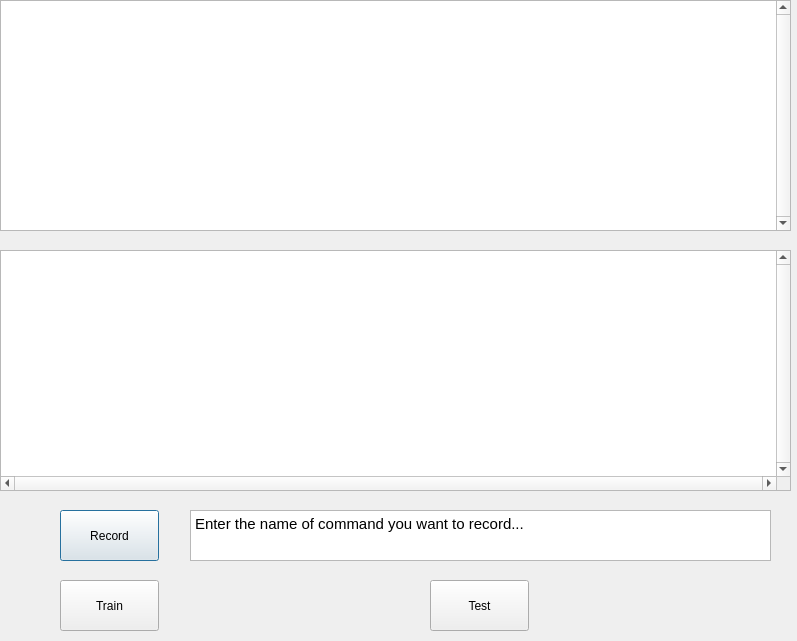
<?xml version="1.0" encoding="UTF-8"?>
<ui version="4.0">
 <class>recognition_window</class>
 <widget class="QDialog" name="recognition_window">
  <property name="geometry">
   <rect>
    <x>0</x>
    <y>0</y>
    <width>797</width>
    <height>641</height>
   </rect>
  </property>
  <property name="windowTitle">
   <string notr="true">recognition_window</string>
  </property>
  <widget class="QWidget" name="widget" native="true">
   <property name="geometry">
    <rect>
     <x>0</x>
     <y>0</y>
     <width>801</width>
     <height>641</height>
    </rect>
   </property>
   <widget class="QTextEdit" name="tv_record_cmd">
    <property name="geometry">
     <rect>
      <x>190</x>
      <y>510</y>
      <width>581</width>
      <height>51</height>
     </rect>
    </property>
    <property name="font">
     <font>
      <italic>false</italic>
     </font>
    </property>
    <property name="inputMethodHints">
     <set>Qt::ImhHiddenText</set>
    </property>
    <property name="html">
     <string>&lt;!DOCTYPE HTML PUBLIC &quot;-//W3C//DTD HTML 4.0//EN&quot; &quot;http://www.w3.org/TR/REC-html40/strict.dtd&quot;&gt;
&lt;html&gt;&lt;head&gt;&lt;meta name=&quot;qrichtext&quot; content=&quot;1&quot; /&gt;&lt;style type=&quot;text/css&quot;&gt;
p, li { white-space: pre-wrap; }
&lt;/style&gt;&lt;/head&gt;&lt;body style=&quot; font-family:'Ubuntu'; font-size:11pt; font-weight:400; font-style:normal;&quot;&gt;
&lt;p style=&quot; margin-top:0px; margin-bottom:0px; margin-left:0px; margin-right:0px; -qt-block-indent:0; text-indent:0px;&quot;&gt;Enter the name of command you want to record...&lt;/p&gt;&lt;/body&gt;&lt;/html&gt;</string>
    </property>
   </widget>
   <widget class="QPushButton" name="btn_record">
    <property name="geometry">
     <rect>
      <x>60</x>
      <y>510</y>
      <width>99</width>
      <height>51</height>
     </rect>
    </property>
    <property name="text">
     <string>Record</string>
    </property>
   </widget>
   <widget class="QPushButton" name="btn_test">
    <property name="enabled">
     <bool>true</bool>
    </property>
    <property name="geometry">
     <rect>
      <x>430</x>
      <y>580</y>
      <width>99</width>
      <height>51</height>
     </rect>
    </property>
    <property name="text">
     <string>Test</string>
    </property>
   </widget>
   <widget class="QPushButton" name="btn_train">
    <property name="geometry">
     <rect>
      <x>60</x>
      <y>580</y>
      <width>99</width>
      <height>51</height>
     </rect>
    </property>
    <property name="text">
     <string>Train</string>
    </property>
   </widget>
   <widget class="QListWidget" name="lv_available_cmd">
    <property name="geometry">
     <rect>
      <x>0</x>
      <y>0</y>
      <width>791</width>
      <height>231</height>
     </rect>
    </property>
    <property name="verticalScrollBarPolicy">
     <enum>Qt::ScrollBarAlwaysOn</enum>
    </property>
   </widget>
   <widget class="QListWidget" name="lv_log_info">
    <property name="geometry">
     <rect>
      <x>0</x>
      <y>250</y>
      <width>791</width>
      <height>241</height>
     </rect>
    </property>
    <property name="verticalScrollBarPolicy">
     <enum>Qt::ScrollBarAlwaysOn</enum>
    </property>
    <property name="horizontalScrollBarPolicy">
     <enum>Qt::ScrollBarAlwaysOn</enum>
    </property>
   </widget>
  </widget>
 </widget>
 <resources/>
 <connections/>
</ui>
